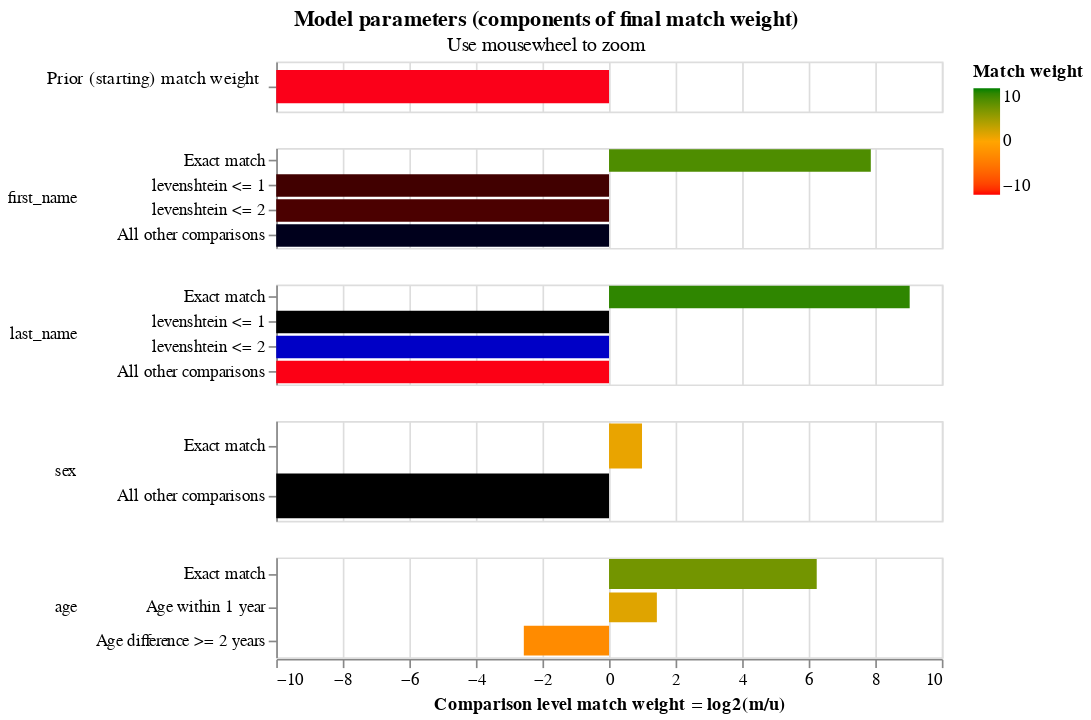

Here is the notebook cell this chart was saved with:
### Markdown cell above
# Visualize model parameters

https://moj-analytical-services.github.io/splink/demos/03_Estimating_model_parameters.html#visualising-model-parameters

### Code cell
linker.match_weights_chart()

### Figure 1 — Vega-Lite specification as saved in the notebook (floating-point values rounded to 4 significant figures)
{"config": {"view": {"width": 400, "height": 60}, "mark": {"tooltip": null}, "title": {"anchor": "middle"}, "header": {"title": null}}, "data": {"values": [{"comparison_name": "probability_two_random_records_match", "sql_condition": null, "label_for_charts": "", "m_probability": null, "u_probability": null, "m_probability_description": null, "u_probability_description": null, "has_tf_adjustments": false, "tf_adjustment_column": null, "tf_adjustment_weight": null, "is_null_level": false, "bayes_factor": 9.999e-05, "log2_bayes_factor": -13.29, "comparison_vector_value": 0, "max_comparison_vector_value": 0, "bayes_factor_description": "The probability that two random records drawn at random match is 0.000 or one in  10,002.2 records.This is equivalent to a starting match weight of -13.288.", "probability_two_random_records_match": 9.998e-05, "comparison_sort_order": -1}, {"comparison_name": "first_name", "sql_condition": "\"first_name_l\" = \"first_name_r\"", "label_for_charts": "Exact match", "m_probability": 1.0, "u_probability": 0.004286, "m_probability_description": "Amongst matching record comparisons, 100.00% of records are in the exact match comparison level", "u_probability_description": "Amongst non-matching record comparisons, 0.43% of records are in the exact match comparison level", "has_tf_adjustments": false, "tf_adjustment_column": null, "tf_adjustment_weight": 1.0, "is_null_level": false, "bayes_factor": 233.3, "log2_bayes_factor": 7.866, "comparison_vector_value": 3, "max_comparison_vector_value": 3, "bayes_factor_description": "If comparison level is `exact match` then comparison is 233.31 times more likely to be a match", "probability_two_random_records_match": 9.998e-05, "comparison_sort_order": 0}, {"comparison_name": "first_name", "sql_condition": "levenshtein(\"first_name_l\", \"first_name_r\") <= 1", "label_for_charts": "levenshtein <= 1", "m_probability": 2.918e-42, "u_probability": 0.0008722, "m_probability_description": "Amongst matching record comparisons, 0.00% of records are in the levenshtein <= 1 comparison level", "u_probability_description": "Amongst non-matching record comparisons, 0.09% of records are in the levenshtein <= 1 comparison level", "has_tf_adjustments": false, "tf_adjustment_column": null, "tf_adjustment_weight": 1.0, "is_null_level": false, "bayes_factor": 3.346e-39, "log2_bayes_factor": -127.8, "comparison_vector_value": 2, "max_comparison_vector_value": 3, "bayes_factor_description": "If comparison level is `levenshtein <= 1` then comparison is  298,898,745,116,896,743,061,019,389,007,537,111,040.00 times less likely to be a match", "probability_two_random_records_match": 9.998e-05, "comparison_sort_order": 0}, {"comparison_name": "first_name", "sql_condition": "levenshtein(\"first_name_l\", \"first_name_r\") <= 2", "label_for_charts": "levenshtein <= 2", "m_probability": 3.73e-46, "u_probability": 0.004906, "m_probability_description": "Amongst matching record comparisons, 0.00% of records are in the levenshtein <= 2 comparison level", "u_probability_description": "Amongst non-matching record comparisons, 0.49% of records are in the levenshtein <= 2 comparison level", "has_tf_adjustments": false, "tf_adjustment_column": null, "tf_adjustment_weight": 1.0, "is_null_level": false, "bayes_factor": 7.603e-44, "log2_bayes_factor": -143.2, "comparison_vector_value": 1, "max_comparison_vector_value": 3, "bayes_factor_description": "If comparison level is `levenshtein <= 2` then comparison is  13,153,179,250,690,663,283,853,278,784,545,901,003,145,216.00 times less likely to be a match", "probability_two_random_records_match": 9.998e-05, "comparison_sort_order": 0}, {"comparison_name": "first_name", "sql_condition": "ELSE", "label_for_charts": "All other comparisons", "m_probability": 1.394e-22, "u_probability": 0.9899, "m_probability_description": "Amongst matching record comparisons, 0.00% of records are in the all other comparisons comparison level", "u_probability_description": "Amongst non-matching record comparisons, 98.99% of records are in the all other comparisons comparison level", "has_tf_adjustments": false, "tf_adjustment_column": null, "tf_adjustment_weight": 1.0, "is_null_level": false, "bayes_factor": 1.408e-22, "log2_bayes_factor": -72.59, "comparison_vector_value": 0, "max_comparison_vector_value": 3, "bayes_factor_description": "If comparison level is `all other comparisons` then comparison is  7,103,472,039,707,342,274,560.00 times less likely to be a match", "probability_two_random_records_match": 9.998e-05, "comparison_sort_order": 0}, {"comparison_name": "last_name", "sql_condition": "\"last_name_l\" = \"last_name_r\"", "label_for_charts": "Exact match", "m_probability": 0.9998, "u_probability": 0.001907, "m_probability_description": "Amongst matching record comparisons, 99.98% of records are in the exact match comparison level", "u_probability_description": "Amongst non-matching record comparisons, 0.19% of records are in the exact match comparison level", "has_tf_adjustments": false, "tf_adjustment_column": null, "tf_adjustment_weight": 1.0, "is_null_level": false, "bayes_factor": 524.3, "log2_bayes_factor": 9.034, "comparison_vector_value": 3, "max_comparison_vector_value": 3, "bayes_factor_description": "If comparison level is `exact match` then comparison is 524.27 times more likely to be a match", "probability_two_random_records_match": 9.998e-05, "comparison_sort_order": 1}, {"comparison_name": "last_name", "sql_condition": "levenshtein(\"last_name_l\", \"last_name_r\") <= 1", "label_for_charts": "levenshtein <= 1", "m_probability": 1.591e-170, "u_probability": 0.0002584, "m_probability_description": "Amongst matching record comparisons, 0.00% of records are in the levenshtein <= 1 comparison level", "u_probability_description": "Amongst non-matching record comparisons, 0.03% of records are in the levenshtein <= 1 comparison level", "has_tf_adjustments": false, "tf_adjustment_column": null, "tf_adjustment_weight": 1.0, "is_null_level": false, "bayes_factor": 6.157e-167, "log2_bayes_factor": -552.1, "comparison_vector_value": 2, "max_comparison_vector_value": 3, "bayes_factor_description": "If comparison level is `levenshtein <= 1` then comparison is  16,242,657,024,086,492,403,901,481,258,372,275,825,365,370,276,208,381,276,456,026,279,762,259,060,873,357,526,366,815,647,945,049,481,715,613,667,092,165,490,003,545,905,378,274,538,660,802,885,503,579,644,252,819,292,160.00 times less likely to be a match", "probability_two_random_records_match": 9.998e-05, "comparison_sort_order": 1}, {"comparison_name": "last_name", "sql_condition": "levenshtein(\"last_name_l\", \"last_name_r\") <= 2", "label_for_charts": "levenshtein <= 2", "m_probability": 1.514e-16, "u_probability": 0.00192, "m_probability_description": "Amongst matching record comparisons, 0.00% of records are in the levenshtein <= 2 comparison level", "u_probability_description": "Amongst non-matching record comparisons, 0.19% of records are in the levenshtein <= 2 comparison level", "has_tf_adjustments": false, "tf_adjustment_column": null, "tf_adjustment_weight": 1.0, "is_null_level": false, "bayes_factor": 7.889e-14, "log2_bayes_factor": -43.53, "comparison_vector_value": 1, "max_comparison_vector_value": 3, "bayes_factor_description": "If comparison level is `levenshtein <= 2` then comparison is  12,676,616,119,407.82 times less likely to be a match", "probability_two_random_records_match": 9.998e-05, "comparison_sort_order": 1}, {"comparison_name": "last_name", "sql_condition": "ELSE", "label_for_charts": "All other comparisons", "m_probability": 0.0001568, "u_probability": 0.9959, "m_probability_description": "Amongst matching record comparisons, 0.02% of records are in the all other comparisons comparison level", "u_probability_description": "Amongst non-matching record comparisons, 99.59% of records are in the all other comparisons comparison level", "has_tf_adjustments": false, "tf_adjustment_column": null, "tf_adjustment_weight": 1.0, "is_null_level": false, "bayes_factor": 0.0001574, "log2_bayes_factor": -12.63, "comparison_vector_value": 0, "max_comparison_vector_value": 3, "bayes_factor_description": "If comparison level is `all other comparisons` then comparison is  6,353.43 times less likely to be a match", "probability_two_random_records_match": 9.998e-05, "comparison_sort_order": 1}, {"comparison_name": "sex", "sql_condition": "\"sex_l\" = \"sex_r\"", "label_for_charts": "Exact match", "m_probability": 1.0, "u_probability": 0.5031, "m_probability_description": "Amongst matching record comparisons, 100.00% of records are in the exact match comparison level", "u_probability_description": "Amongst non-matching record comparisons, 50.31% of records are in the exact match comparison level", "has_tf_adjustments": false, "tf_adjustment_column": null, "tf_adjustment_weight": 1.0, "is_null_level": false, "bayes_factor": 1.988, "log2_bayes_factor": 0.9912, "comparison_vector_value": 1, "max_comparison_vector_value": 1, "bayes_factor_description": "If comparison level is `exact match` then comparison is 1.99 times more likely to be a match", "probability_two_random_records_match": 9.998e-05, "comparison_sort_order": 2}, {"comparison_name": "sex", "sql_condition": "ELSE", "label_for_charts": "All other comparisons", "m_probability": 1.312e-86, "u_probability": 0.4969, "m_probability_description": "Amongst matching record comparisons, 0.00% of records are in the all other comparisons comparison level", "u_probability_description": "Amongst non-matching record comparisons, 49.69% of records are in the all other comparisons comparison level", "has_tf_adjustments": false, "tf_adjustment_column": null, "tf_adjustment_weight": 1.0, "is_null_level": false, "bayes_factor": 2.641e-86, "log2_bayes_factor": -284.3, "comparison_vector_value": 0, "max_comparison_vector_value": 1, "bayes_factor_description": "If comparison level is `all other comparisons` then comparison is  37,867,511,392,957,351,276,914,329,764,606,954,077,412,411,912,508,350,009,937,788,971,889,813,204,930,178,056,192.00 times less likely to be a match", "probability_two_random_records_match": 9.998e-05, "comparison_sort_order": 2}, {"comparison_name": "age", "sql_condition": "round(age_r) - round(age_l) = 10", "label_for_charts": "Exact match", "m_probability": 0.7798, "u_probability": 0.01031, "m_probability_description": "Amongst matching record comparisons, 77.98% of records are in the exact match comparison level", "u_probability_description": "Amongst non-matching record comparisons, 1.03% of records are in the exact match comparison level", "has_tf_adjustments": false, "tf_adjustment_column": null, "tf_adjustment_weight": 1.0, "is_null_level": false, "bayes_factor": 75.64, "log2_bayes_factor": 6.241, "comparison_vector_value": 2, "max_comparison_vector_value": 2, "bayes_factor_description": "If comparison level is `exact match` then comparison is 75.64 times more likely to be a match", "probability_two_random_records_match": 9.998e-05, "comparison_sort_order": 3}, {"comparison_name": "age", "sql_condition": "abs(round(age_r) - (round(age_l)+10)) = 1", "label_for_charts": "Age within 1 year", "m_probability": 0.05592, "u_probability": 0.02065, "m_probability_description": "Amongst matching record comparisons, 5.59% of records are in the age within 1 year comparison level", "u_probability_description": "Amongst non-matching record comparisons, 2.06% of records are in the age within 1 year comparison level", "has_tf_adjustments": false, "tf_adjustment_column": null, "tf_adjustment_weight": 1.0, "is_null_level": false, "bayes_factor": 2.708, "log2_bayes_factor": 1.437, "comparison_vector_value": 1, "max_comparison_vector_value": 2, "bayes_factor_description": "If comparison level is `age within 1 year` then comparison is 2.71 times more likely to be a match", "probability_two_random_records_match": 9.998e-05, "comparison_sort_order": 3}, {"comparison_name": "age", "sql_condition": "ELSE", "label_for_charts": "Age difference >= 2 years", "m_probability": 0.1643, "u_probability": 0.969, "m_probability_description": "Amongst matching record comparisons, 16.43% of records are in the age difference >= 2 years comparison level", "u_probability_description": "Amongst non-matching record comparisons, 96.90% of records are in the age difference >= 2 years comparison level", "has_tf_adjustments": false, "tf_adjustment_column": null, "tf_adjustment_weight": 1.0, "is_null_level": false, "bayes_factor": 0.1696, "log2_bayes_factor": -2.56, "comparison_vector_value": 0, "max_comparison_vector_value": 2, "bayes_factor_description": "If comparison level is `age difference >= 2 years` then comparison is  5.90 times less likely to be a match", "probability_two_random_records_match": 9.998e-05, "comparison_sort_order": 3}]}, "vconcat": [{"height": 30, "mark": {"type": "bar", "clip": true, "height": 20}, "selection": {"zoom_selector": {"type": "interval", "bind": "scales", "encodings": ["x"]}}, "transform": [{"filter": "(datum.comparison_name == 'probability_two_random_records_match')"}], "encoding": {"color": {"type": "quantitative", "field": "log2_bayes_factor", "title": "Match weight", "scale": {"range": ["red", "orange", "green"], "domain": [-10, 0, 10]}}, "tooltip": [{"type": "nominal", "field": "comparison_name", "title": "Comparison name"}, {"type": "nominal", "field": "probability_two_random_records_match", "format": ".4f", "title": "Probability two random records match"}, {"type": "quantitative", "field": "log2_bayes_factor", "title": "Equivalent match weight", "format": ",.4f"}, {"type": "nominal", "field": "bayes_factor_description", "title": "Match weight description"}], "x": {"type": "quantitative", "axis": {"labels": false, "domain": false, "title": "", "ticks": false}, "field": "log2_bayes_factor", "scale": {"domain": [-10, 10]}}, "y": {"type": "nominal", "field": "label_for_charts", "axis": {"title": "Prior (starting) match weight", "titleAngle": 0, "titleAlign": "right", "titleFontWeight": "normal"}, "sort": {"field": "comparison_vector_value", "order": "descending"}}}}, {"mark": {"type": "bar", "clip": true}, "selection": {"zoom_selector": {"type": "interval", "bind": "scales", "encodings": ["x"]}}, "transform": [{"filter": "(datum.comparison_name != 'probability_two_random_records_match')"}], "encoding": {"color": {"type": "quantitative", "field": "log2_bayes_factor", "title": "Match weight", "scale": {"range": ["red", "orange", "green"], "domain": [-10, 0, 10]}}, "row": {"type": "nominal", "field": "comparison_name", "sort": {"field": "comparison_sort_order"}, "header": {"labelAngle": 0, "labelAnchor": "middle", "labelAlign": "left"}}, "tooltip": [{"type": "nominal", "field": "comparison_name", "title": "Comparison name"}, {"type": "ordinal", "field": "label_for_charts", "title": "Label"}, {"type": "nominal", "field": "sql_condition", "title": "SQL condition"}, {"type": "quantitative", "field": "m_probability", "format": ".4f", "title": "M probability"}, {"type": "quantitative", "field": "u_probability", "format": ".4f", "title": "U probability"}, {"type": "quantitative", "field": "bayes_factor", "title": "Bayes factor = m/u", "format": ",.4f"}, {"type": "quantitative", "field": "log2_bayes_factor", "title": "Match weight = log2(m/u)", "format": ",.4f"}, {"type": "nominal", "field": "bayes_factor_description", "title": "Match weight description"}], "x": {"type": "quantitative", "axis": {"title": "Comparison level match weight = log2(m/u)"}, "field": "log2_bayes_factor", "scale": {"domain": [-10, 10]}}, "y": {"type": "nominal", "field": "label_for_charts", "axis": {"title": null}, "sort": {"field": "comparison_vector_value", "order": "descending"}}}, "resolve": {"axis": {"y": "independent"}, "scale": {"y": "independent"}}}], "selection": {"zoom_selector": {"type": "interval", "bind": "scales", "encodings": ["x"]}}, "resolve": {"axis": {"y": "independent"}, "scale": {"y": "independent"}}, "title": {"text": "Model parameters (components of final match weight)", "subtitle": "Use mousewheel to zoom"}, "$schema": "https://vega.github.io/schema/vega-lite/v5.2.json"}
